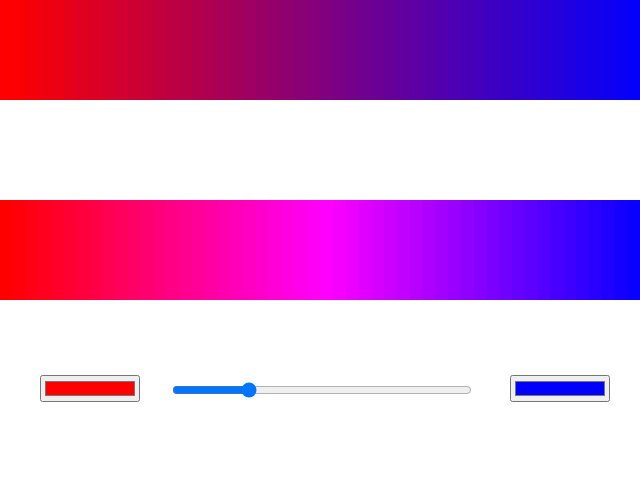
Frame 1 (no input)
Frame 60 (no input): identical to frame 1, image omitted
Frame 120 (the mouse pressed at the canvas centre since frame 60): identical to frame 1, image omitted

The p5.js sketch that drew this single still picture (run headless with seeded random() and noise() and a simulated clock; from frame 60 on, the mouse is pressed at the canvas centre):

// p5.js sketch
// ── sketch.js
let startColor; 
let endColor;

let divisionSlider;
let startPicker;
let endPicker;

function setup() {
  createCanvas(640, 480);
  noStroke();

  //Slider Setup
  divisionSlider = createSlider(2,200,50,1);
  divisionSlider.position(width/2-150, height - 100);
  divisionSlider.style("width","300px")

  //Color Pickers
  startPicker = createColorPicker("#FF0000")
  startPicker.position(width/2 - 280, height - 105);
  startPicker.style("width","100px")

  endPicker = createColorPicker("#0000ff")
  endPicker.position(width/2 + 190, height - 105);
  endPicker.style("width","100px")

}

function draw() {
  background("white");

  const divisions = divisionSlider.value()
 
  const block_width = width/divisions;

  //RGB COLOR MODE
  colorMode(RGB)

  for (let i = 0; i <= divisions; i ++){
    
    let temp_color = lerpColor(startPicker.color(), endPicker.color(), i/divisions);
    fill(temp_color);
    rect(i*block_width, 0, block_width+1, 100);
  }

  //HSB COLOR MODE
  colorMode(HSB,360)

  for (let i = 0; i <= divisions; i ++){
    let temp_color = lerpColor(startPicker.color(), endPicker.color(), i/divisions);
    fill(temp_color);
    rect(i*block_width, 200, block_width+1, 100);
  }

}
